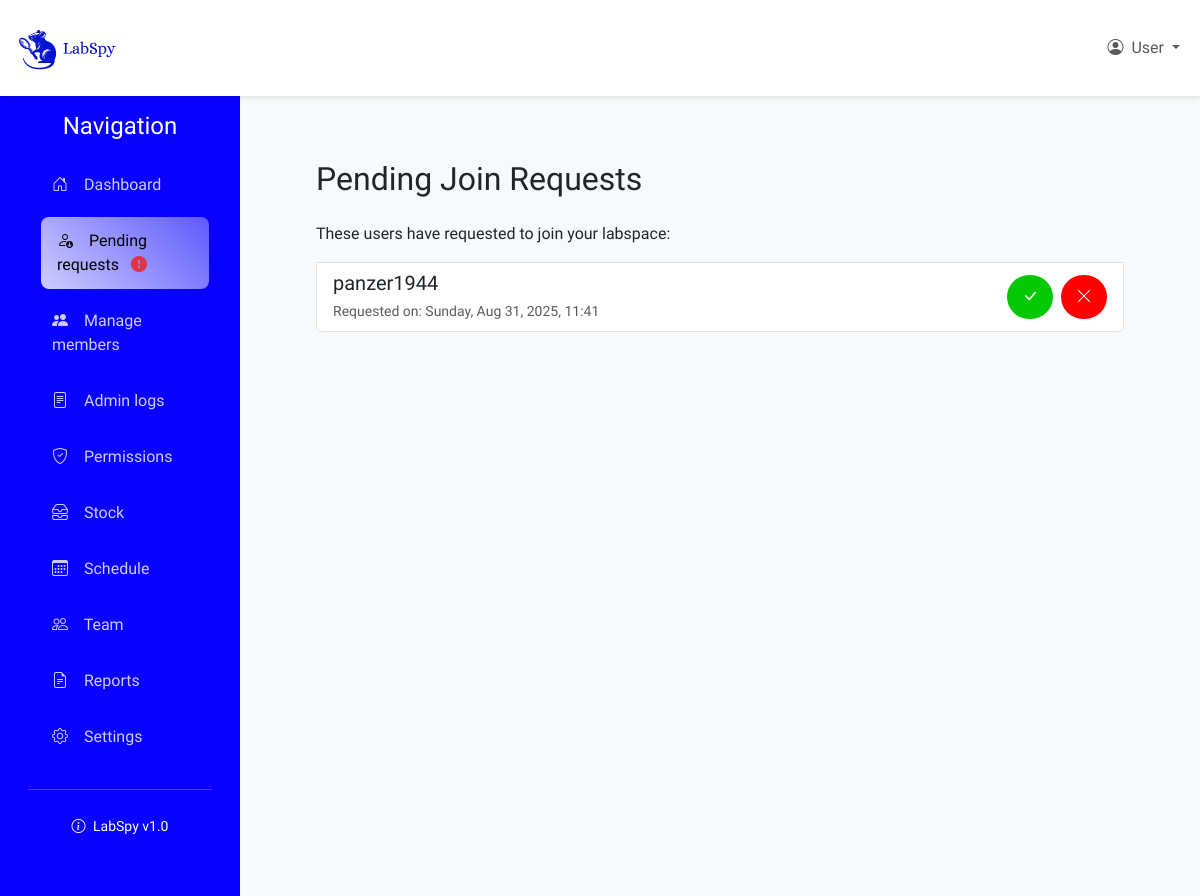
The app's page /labspaces/lab/YSZIVU/pending_requests/ (signed in), older data.
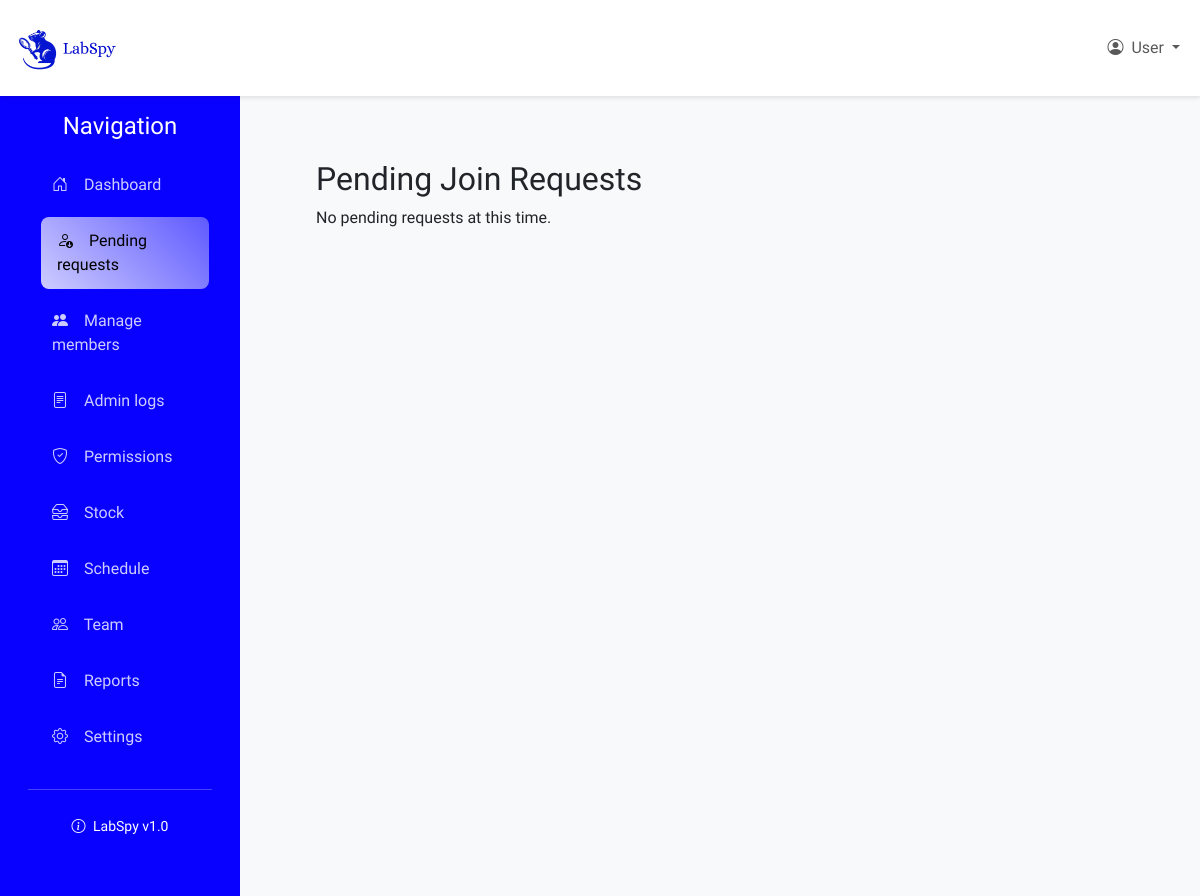
The same page, newer data.
### labspaces/models.py (models this page shows, shortened)
class LabMembership(models.Model):
    ROLE_CHOICES = [
        ('pending', 'Pending'),
        ('owner', 'Owner'),
        ('manager', 'Manager'),
        ('researcher', 'Researcher'),
        ('guest', 'Guest'),
    ]
    lab = models.ForeignKey(Lab, on_delete=models.CASCADE)
    user = models.ForeignKey(CustomUser, on_delete=models.CASCADE)
    role = models.CharField(max_length=64, choices=ROLE_CHOICES)
    created_at = models.DateTimeField(auto_now_add=True)
    class Meta:
        unique_together = ('lab', 'user')

### users/models.py (models this page shows)
class CustomUser(AbstractUser):
    phone_number = models.CharField(max_length=8, blank=True, null=True)
    date_joined = models.DateTimeField(auto_now_add=True, null=True, blank=True)

### labspaces/views.py (the view)
# urls.py: path('lab/<str:code>/pending_requests/', views.pending_requests, name='pending_requests'),
@login_required
def pending_requests(request, code):
    if not is_lab_admin(request.user, code):
        return HttpResponseForbidden("You are not authorized to view this page")
    try:
        labspace = Lab.objects.get(code=code)
        pending_requests = LabMembership.objects.filter(lab=labspace, role='pending')
        return render(request, 'labspaces/admin-pending-requests.html', {
            'pending_requests': pending_requests,
            'labspace': labspace
        })
    except Lab.DoesNotExist:
        raise Http404("Lab not found")

### labspaces/context_processors.py (called while the page is built)
def lab_admin_status(request):
    context = {'user_is_admin': False, 'current_lab': None}
    if request.user.is_authenticated:
        try:
            lab_code = get_lab_code_from_url(request)
            if lab_code != "":
                try:
                    lab = Lab.objects.get(code=lab_code)
                    is_admin = LabMembership.objects.filter(
                        lab=lab,
                        user=request.user,
                        role='owner'
                    ).exists()
                    if is_admin:
                        context['user_is_admin'] = True
                        context['current_lab'] = lab
                except Lab.DoesNotExist:
                    pass
        except Exception as e:
            pass
    return context

### labspaces/models.py (called while the page is built)
    def has_pending_requests(self):
        return LabMembership.objects.filter(lab=self, role='pending').exists()

### labspaces/util.py (called while the page is built)
def get_lab_code_from_url(request):
    lab_code = ""
    if request.user.is_authenticated:
        resolved = resolve(request.path)
        if 'code' in resolved.kwargs:
            lab_code = resolved.kwargs['code']
    return lab_code

### labspaces/templates/labspaces/admin-pending-requests.html (shortened to what this page needs)
{% extends 'labspaces/lab_layout.html' %}
{% block content %}
    <div class="content-wrapper">
        <h2>Pending Join Requests</h2>
        {% if pending_requests %}
            <div class="list-group mt-4">
                <p>These users have requested to join your labspace:</p>
                {% for request in pending_requests %}
                    <div class="list-group-item">
                        <div class="d-flex justify-content-between align-items-center">
                            <div>
                                <h5 class="mb-1">{{ request.user.username }}</h5>
                                <small class="text-muted">Requested on: {{ request.created_at|date:"l, M d, Y, H:i" }}</small>
                            </div>
                            <div class="d-inline-flex gap-2">
                                <form action="{% url 'labspaces:accept_request' %}" method="post">
                                    <button type="submit" class="btn-1 accept-btn"><i class="bi bi-check-lg"></i></button>
                                </form>
                                <form action="{% url 'labspaces:reject_request' %}" method="post">
                                    <button type="submit" class="btn-1 reject-btn"><i class="bi bi-x-lg"></i></button>
                                </form>
                            </div>
                        </div>
                    </div>
                {% endfor %}
            </div>
        {% else %}
            <p>No pending requests at this time.</p>
        {% endif %}
    </div>
{% endblock %}

Row changes from the older to the newer data that the page shows:
no longer on this page (row edited): LabMembership: user.username "panzer1944", created_at "Sunday, Aug 31, 2025, 11:41"
Text that changed along with them:
text no longer shown: "These users have requested to join your labspace:"
text now shown: "No pending requests at this time."
